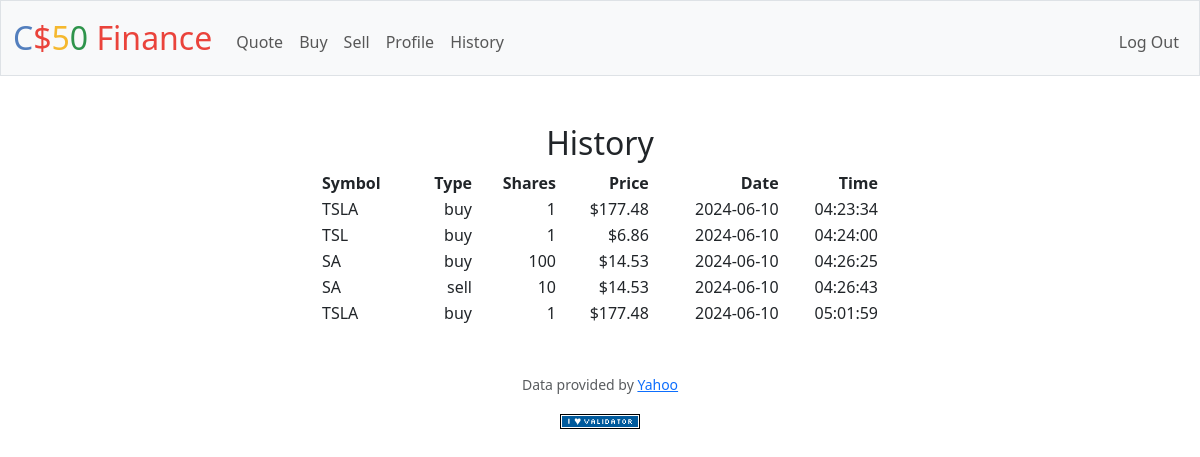
Screenshot of /history (signed in) with the database file from the repository.
### tables this page shows
CREATE TABLE transactions (
    id INTEGER PRIMARY KEY AUTOINCREMENT,
    user_id INTEGER NOT NULL,
    symbol TEXT NOT NULL,
    type TEXT NOT NULL CHECK (type IN ('buy', 'sell')),
    shares INTEGER NOT NULL,
    price REAL NOT NULL,
    transaction_time TIMESTAMP DEFAULT CURRENT_TIMESTAMP NOT NULL,
    FOREIGN KEY (user_id) REFERENCES users(id)
);

### app.py (the view)
@app.route("/history")
@login_required
def history():
    current_user_id = session["user_id"]
    try:
        transactions = db.execute(
            "SELECT symbol, type, shares, price, transaction_time FROM transactions WHERE user_id = ?",
            current_user_id,
        )
        return render_template("history.html", transactions=transactions)
    except ValueError:
        return apology("Database Error", 500)

### app.py (called while the page is built)
@app.after_request
def after_request(response):
    response.headers["Cache-Control"] = "no-cache, no-store, must-revalidate"
    response.headers["Expires"] = 0
    response.headers["Pragma"] = "no-cache"
    return response

### helpers.py (called while the page is built)
def login_required(f):
    @wraps(f)
    def decorated_function(*args, **kwargs):
        if session.get("user_id") is None:
            return redirect("/login")
        return f(*args, **kwargs)
    return decorated_function

def usd(value):
    return f"${value:,.2f}"

### templates/history.html (shortened to what this page needs)
{% extends "layout.html" %} {% block title %} History {% endblock %} {% block
main %}
<div class="">
  <h2 class="">History</h2>
  <table style="width: 50%; margin: auto">
    <thead style="text-align: right">
      <tr class="">
        <th style="text-align: left">Symbol</th>
        <th style="">Type</th>
        <th style="">Shares</th>
        <th style="">Price</th>
        <th style="">Date</th>
        <th style="">Time</th>
      </tr>
    </thead>
    <tbody style="text-align: right">
      {% for action in transactions %}
      <tr class="">
        <td style="text-align: left">{{ action["symbol"] }}</td>
        <td class="">{{ action["type"] }}</td>
        <td class="">{{ action["shares"] }}</td>
        <td class="">{{ action["price"] | usd }}</td>
        <td class="">{{ action["transaction_time"].split(' ')[0] }}</td>
        <td class="">{{ action["transaction_time"].split(' ')[1] }}</td>
      </tr>
      {% endfor %}
    </tbody>
  </table>
</div>
{% endblock %}

### templates/layout.html (shortened to what this page needs)
<!doctype html>
<html lang="en">
  <head>
    <link
      href="https://cdn.jsdelivr.net/npm/bootstrap@5.3.3/dist/css/bootstrap.min.css"
      rel="stylesheet"
    />
    <link href="/static/styles.css" rel="stylesheet" />
  </head>
  <body>
    <nav class="bg-light border navbar navbar-expand-md navbar-light">
      <div class="container-fluid">
        <a class="navbar-brand" href="/"
          ><span class="blue">C</span><span class="red">$</span
          ><span class="yellow">5</span><span class="green">0</span>
          <span class="red">Finance</span></a
        >
        <div class="collapse navbar-collapse" id="navbar">
          {% if session["user_id"] %}
          <ul class="navbar-nav me-auto mt-2">
            <li class="nav-item">
              <a class="nav-link" href="/quote">Quote</a>
            </li>
            <li class="nav-item"><a class="nav-link" href="/buy">Buy</a></li>
            <li class="nav-item"><a class="nav-link" href="/sell">Sell</a></li>
            <li class="nav-item">
              <a class="nav-link" href="/profile">Profile</a>
            </li>
            <li class="nav-item">
              <a class="nav-link" href="/history">History</a>
            </li>
          </ul>
          <ul class="navbar-nav ms-auto mt-2">
            <li class="nav-item">
              <a class="nav-link" href="/logout">Log Out</a>
            </li>
          </ul>
          {% endif %}
        </div>
      </div>
    </nav>
    <main class="container py-5 text-center">
      {% block main %}{% endblock %}
    </main>
    <footer class="mb-5">
      <p class="mb-3 small text-center text-muted">
        Data provided by <a href="https://finance.yahoo.com/">Yahoo</a>
      </p>
      <form
        action="https://validator.w3.org/check"
        class="text-center"
        enctype="multipart/form-data"
        method="post"
        target="_blank"
      >
        <input
          alt="Validate"
          src="/static/I_heart_validator.png"
          type="image"
        />
      </form>
    </footer>
  </body>
</html>

### static/styles.css (style rules this page uses)
nav .navbar-brand { font-size: xx-large; }
nav .navbar-brand .blue { color: #537fbe; }
nav .navbar-brand .red { color: #ea433b; }
nav .navbar-brand .yellow { color: #f5b82e; }
nav .navbar-brand .green { color: #2e944b; }

### rows the page displays
transactions: symbol "TSLA", type "buy", shares "1", price "$177.48", transaction_time "2024-06-10", transaction_time "04:23:34"
transactions: symbol "TSL", type "buy", shares "1", price "$6.86", transaction_time "2024-06-10", transaction_time "04:24:00"
transactions: symbol "SA", type "buy", shares "100", price "$14.53", transaction_time "2024-06-10", transaction_time "04:26:25"
transactions: symbol "SA", type "sell", shares "10", price "$14.53", transaction_time "2024-06-10", transaction_time "04:26:43"
transactions: symbol "TSLA", type "buy", shares "1", price "$177.48", transaction_time "2024-06-10", transaction_time "05:01:59"
